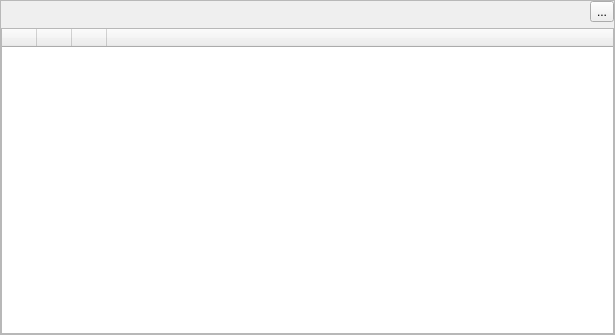
<?xml version="1.0" encoding="UTF-8"?>
<ui version="4.0">
 <class>Towns</class>
 <widget class="QFrame" name="Towns">
  <property name="geometry">
   <rect>
    <x>0</x>
    <y>0</y>
    <width>615</width>
    <height>335</height>
   </rect>
  </property>
  <property name="windowTitle">
   <string>Towns</string>
  </property>
  <property name="frameShape">
   <enum>QFrame::StyledPanel</enum>
  </property>
  <property name="frameShadow">
   <enum>QFrame::Raised</enum>
  </property>
  <layout class="QVBoxLayout" name="verticalLayout">
   <property name="margin">
    <number>0</number>
   </property>
   <item>
    <layout class="QHBoxLayout" name="horizontalLayout">
     <property name="leftMargin">
      <number>9</number>
     </property>
     <property name="topMargin">
      <number>0</number>
     </property>
     <property name="rightMargin">
      <number>0</number>
     </property>
     <item>
      <widget class="QLabel" name="_info">
       <property name="text">
        <string/>
       </property>
      </widget>
     </item>
     <item>
      <widget class="QToolButton" name="_ghosts">
       <property name="text">
        <string>...</string>
       </property>
       <property name="icon">
        <iconset resource="grepotool.qrc">
         <normaloff>:/icons/ghost.png</normaloff>:/icons/ghost.png</iconset>
       </property>
      </widget>
     </item>
    </layout>
   </item>
   <item>
    <widget class="QTableWidget" name="_tab">
     <property name="toolTip">
      <string>Show ghost towns</string>
     </property>
     <property name="tabKeyNavigation">
      <bool>false</bool>
     </property>
     <property name="selectionMode">
      <enum>QAbstractItemView::ExtendedSelection</enum>
     </property>
     <property name="selectionBehavior">
      <enum>QAbstractItemView::SelectRows</enum>
     </property>
     <property name="iconSize">
      <size>
       <width>30</width>
       <height>30</height>
      </size>
     </property>
     <property name="sortingEnabled">
      <bool>true</bool>
     </property>
     <attribute name="horizontalHeaderDefaultSectionSize">
      <number>35</number>
     </attribute>
     <attribute name="horizontalHeaderMinimumSectionSize">
      <number>20</number>
     </attribute>
     <attribute name="horizontalHeaderStretchLastSection">
      <bool>true</bool>
     </attribute>
     <attribute name="verticalHeaderDefaultSectionSize">
      <number>20</number>
     </attribute>
     <column>
      <property name="text">
       <string/>
      </property>
      <property name="toolTip">
       <string>Town</string>
      </property>
      <property name="icon">
       <iconset resource="grepotool.qrc">
        <normaloff>:/icons/bbcode_town.png</normaloff>:/icons/bbcode_town.png</iconset>
      </property>
     </column>
     <column>
      <property name="text">
       <string/>
      </property>
      <property name="toolTip">
       <string>Points</string>
      </property>
      <property name="icon">
       <iconset resource="grepotool.qrc">
        <normaloff>:/icons/points.png</normaloff>:/icons/points.png</iconset>
      </property>
     </column>
     <column>
      <property name="text">
       <string/>
      </property>
      <property name="toolTip">
       <string>Island</string>
      </property>
      <property name="whatsThis">
       <string>Island</string>
      </property>
      <property name="icon">
       <iconset resource="grepotool.qrc">
        <normaloff>:/icons/island.png</normaloff>:/icons/island.png</iconset>
      </property>
     </column>
     <column>
      <property name="text">
       <string/>
      </property>
     </column>
    </widget>
   </item>
  </layout>
 </widget>
 <resources>
  <include location="grepotool.qrc"/>
 </resources>
 <connections/>
</ui>
